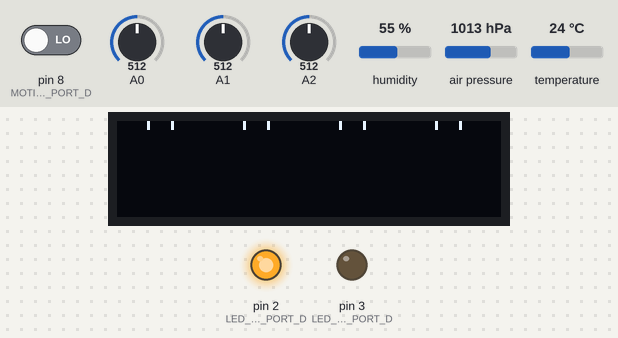
Bench run of a program on a simulated Arduino Uno, built with avr-gcc and run on an emulated ATmega328P. Shown: 128×32 one-colour display, output pins drawn as LEDs (lit = HIGH). The inputs (shaded band) are chosen by the test bench; at power-on: pin 8 (MOTION_PORT_D) LOW, A0 = 512, A1 = 512, A2 = 512, humidity 55 %, air pressure 1013 hPa, temperature 24 °C. The OLED's hardware scrolling is not drawn; pins used as bus, display or sensor lines are not drawn; what the program prints to the serial monitor is not drawn.

Above: at 25.01 s.
At 25.9 s:
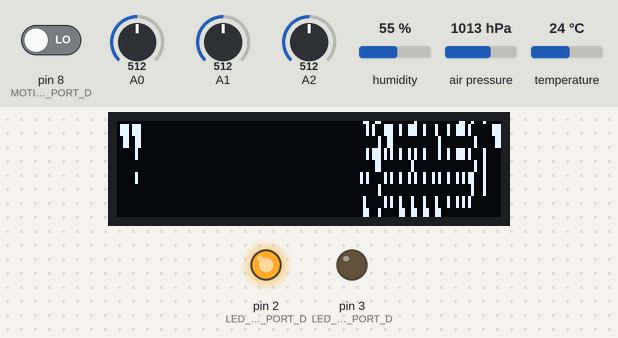
At 31.4 s:
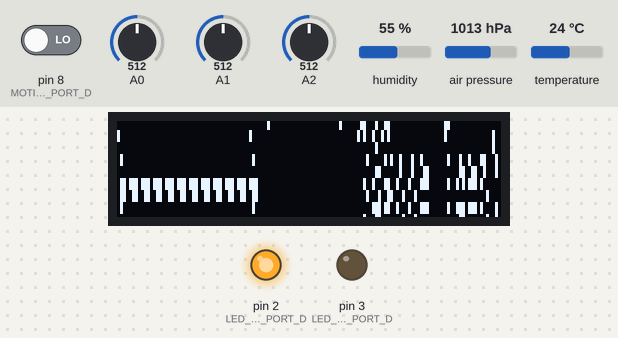
At 39.4 s:
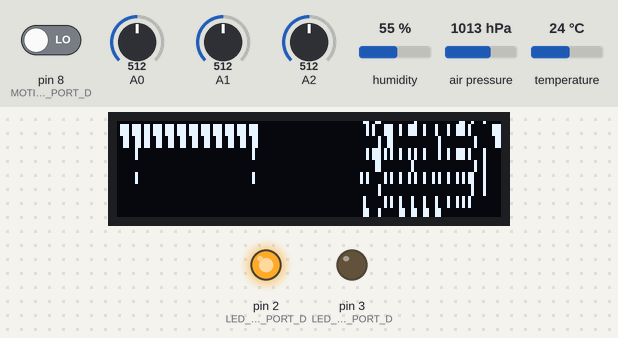

The program:

main.cpp
```cpp
/***
*
* Sensors:         ----------   Actuators:
* ´´´´´´´                       ´´´´´´´´´
* Air Quality (A0)  ----------   LED Colour (D2)
* High Temp   (A1)  ----------   LED White  (D3)
* Motion      (D8)  ----------   Buzzer     (D4)
* BME280      (I2C) ----------   LED_Bar    (D5)
* ...               ----------   OLED       (I2C)
***/

#include <Arduino.h>
#include <Wire.h>
#include "box_app.h"
#include "box_native.h"
#include "box_airqua.h"
#include "box_oled.h"
#include "box_hightemp.h"
#include "box_ledbar.h"
#include "box_bme.h"

// Structs
roombox_s my_roombox_s;
airquality_s my_airquality_s;
oled_s my_oled_s;
hightemp_s my_hightemp_s;
ledbar_s my_ledbar_s;
bme_s my_bme_s;

void setup(){
  Serial.begin(9600);
  Wire.begin();
  // Initialize the structs
  roombox_init(&my_roombox_s);
  my_hightemp_s.init();
  my_airquality_s.init();
  my_oled_s.init();
  my_ledbar_s.init();
  my_bme_s.init();
  // Set and Start - LED and Buzzer
  set_roombox_led_wht(&my_roombox_s, true);
  set_roombox_led_clr(&my_roombox_s, false);
  box_app_led_starter(&my_roombox_s);
  box_app_buzzer_starter(&my_roombox_s, 0);
  // Beep Beep = I am Alive!
  // box_app_buzzer_box_alive_sign();
}

void loop(){
  // Air Quality Actions
  my_oled_s.setTextXY(0,0);
  switch (my_airquality_s.slope()) {
      case 0:
        my_oled_s.putString("Dangerous Air");
        set_roombox_air_qual_val(&my_roombox_s, 0);
        set_roombox_buzzer_status(&my_roombox_s, true);
        box_app_buzzer_starter(&my_roombox_s, 200);
        my_ledbar_s.setBits(0b000000000000001);
        break;
      case 1:
        my_oled_s.putString("Smokey Air");
        set_roombox_air_qual_val(&my_roombox_s, 1);
        set_roombox_buzzer_status(&my_roombox_s, true);
        box_app_buzzer_starter(&my_roombox_s, 100);
        my_ledbar_s.setBits(0b000000000001111);
        break;
      case 2:
        my_oled_s.putString("Dirty Air");
        set_roombox_air_qual_val(&my_roombox_s, 2);
        set_roombox_buzzer_status(&my_roombox_s, true);
        box_app_buzzer_starter(&my_roombox_s, 50);
        my_ledbar_s.setBits(0b000000000111110);
        break;
      case 3:
        my_oled_s.putString("Fresh Air :)");
        set_roombox_air_qual_val(&my_roombox_s, 3);
        set_roombox_buzzer_status(&my_roombox_s, false);
        box_app_buzzer_starter(&my_roombox_s, 0);
        my_ledbar_s.setBits(0b000111111111100);
        break;
    }
    my_oled_s.setTextXY(1,0);
    my_oled_s.putString("+----------+");
    // High Temperature Actions
  // Motion Sensor Actions
  my_oled_s.setTextXY(2,0);
    if(box_app_motion_sensor()){
      my_oled_s.putString("Someone's In");
      set_roombox_led_clr(&my_roombox_s, true);
      box_app_led_starter(&my_roombox_s);
    }
    else {
      my_oled_s.putString("Empty Room..");
      set_roombox_led_clr(&my_roombox_s, false);
      box_app_led_starter(&my_roombox_s);
    }
    my_oled_s.setTextXY(3,0);
    my_oled_s.putString("+----------+");
    // BME Actions
    my_oled_s.setTextXY(4,0);
    my_oled_s.putString("Room Temp:");
    my_oled_s.setTextXY(4,10);
    my_oled_s.putNumber(my_bme_s.getTemperature());
    my_oled_s.setTextXY(5,0);
    my_oled_s.putString("Room Pres:");
    my_oled_s.setTextXY(5,10);
    my_oled_s.putNumber(my_bme_s.getPressure());
    my_oled_s.setTextXY(6,0);
    my_oled_s.putString("Room Humd:");
    my_oled_s.setTextXY(6,10);
    my_oled_s.putNumber(my_bme_s.getHumidity());
    my_oled_s.setTextXY(7,0);
    my_oled_s.putString("+----------+");
    // High Temperature Actions
    set_roombox_hightemp_val(&my_roombox_s, my_hightemp_s.getThmc());
    my_oled_s.setTextXY(8,0);
    my_oled_s.putString("High Tmp:");
    my_oled_s.setTextXY(8,10);
    my_oled_s.putNumber(get_roombox_hightemp_val(&my_roombox_s));
}

// Interrupt Vector
ISR(TIMER1_OVF_vect)
{
	if(my_airquality_s.counter==61)//set 2 seconds as a detected duty
	{
			my_airquality_s.last_vol=my_airquality_s.first_vol;
			my_airquality_s.first_vol=analogRead(A0);
			my_airquality_s.counter=0;
			my_airquality_s.timer_index=1;
			PORTB=PORTB^0x20;
	}
	else { my_airquality_s.counter++; }
}
```

box_airqua.cpp
```cpp
#include <Arduino.h>
#include <box_app.h>
#include <box_native.h>
#include <box_airqua.h>

#define AIR_QUAL_PORT_A 0

// Air Quality Sensor
void airquality_s::avgVoltage()
{
	if(i==150)//sum 5 minutes
	{
		vol_standard=temp/150;
		temp=0;
		//Serial.print("Vol_standard in 5 minutes:");
		//Serial.println(vol_standard);
		i=0;
	}
    else
	{
		temp+=first_vol;
		i++;
	}
}
void airquality_s::init()
{
    _pin=AIR_QUAL_PORT_A;
    pinMode(_pin, INPUT);
    unsigned char i=0;
    delay(3000);
    Serial.println("Air Quality Sensor is starting...");
    delay(20000);//200000
    init_voltage=analogRead(_pin);

    //Serial.println("The init voltage is ...");
    //Serial.println(init_voltage);
    while(init_voltage)
    {
        if(init_voltage<798 && init_voltage>10)// the init voltage is ok
        {
            first_vol=analogRead(A0);//initialize first value
            last_vol=first_vol;
            vol_standard=last_vol;
            //Serial.println("Sensor ready.");
            error=false;;
            break;
        }
        else if(init_voltage>798||init_voltage<=10)
        {
            i++;
            //Serial.println("waitting sensor init..(it takes 60 seconds to init)");
            delay(60000);//60000
            init_voltage=analogRead(A0);
            if(i==5)
            {
                i=0;
                error=true;
                Serial.println("Sensor Error!");
            }
          }
        else
        break;
    }
    //init the timer
    TCCR1A=0;//normal model
    TCCR1B=0x02;//set clock as 8*(1/16M)
    TIMSK1=0x01;//enable overflow interrupt
    //Serial.println("Test begin...");
    sei();
}
int airquality_s::slope(void)
{
  while(timer_index)
	{
    	if(first_vol-last_vol>400||first_vol>700)
        {
            Serial.println("Highest pollution!");
            timer_index=0;
            avgVoltage();
            return 0;
        }
    	else if((first_vol-last_vol>400&&first_vol<700)||first_vol-vol_standard>150)
        {
            Serial.print("Air Quality:");
            Serial.print(first_vol);
            Serial.println("\t High pollution!");
            timer_index=0;
            avgVoltage();
            return 1;
        }
    	else if((first_vol-last_vol>200&&first_vol<700)||first_vol-vol_standard>50)
        {
          Serial.print("Air Quality:");
            Serial.print(first_vol);
            Serial.println("\t Low pollution.");
            timer_index=0;
            avgVoltage();
            return 2;
        }
    	else
        {
            avgVoltage();
            Serial.print("Air Quality:");
            Serial.print(first_vol);
            Serial.println("\t Air fresh.");
            timer_index=0;
            return 3;
        }
	}
    return -1;
}
```

box_airqua.h
```cpp
#ifndef BOX_AIRQUA__H
#define BOX_AIRQUA__H

#include <box_native.h>

typedef struct airquality_s
{
public:
    int i ;
    long vol_standard;
    int init_voltage;
    int first_vol;
    int last_vol;
    int temp;
    int counter;
    bool timer_index;
    bool error;
    void init();
    int slope(void);
private:
    int _pin;
    void avgVoltage(void);
} airquality_s;

#endif
```

box_app.cpp
```cpp
#include <Arduino.h>
#include <box_app.h>
#include <box_native.h>

#define AIR_QUAL_PORT_A 0
#define LED_WHT_PORT_D 2
#define LED_CLR_PORT_D 3
#define BUZZER_PORT_D 4
#define MOTION_PORT_D 8


// LEDs
void box_app_led_starter(roombox_s *obj){
  pinMode(LED_WHT_PORT_D, OUTPUT);
  pinMode(LED_CLR_PORT_D, OUTPUT);
  digitalWrite(LED_WHT_PORT_D, get_roombox_led_wht(obj));
  digitalWrite(LED_CLR_PORT_D, get_roombox_led_clr(obj));
}

// Buzzer
void box_app_buzzer_box_alive_sign(){
  pinMode(BUZZER_PORT_D, OUTPUT);

    for(int i = 0; i<2; i++){
        digitalWrite(BUZZER_PORT_D, HIGH);
        delay(100);
        digitalWrite(BUZZER_PORT_D, LOW);
        delay(100);
        }
}

void box_app_buzzer_starter(roombox_s *obj, int i){
  if ( i==0 ){
    digitalWrite(BUZZER_PORT_D, LOW);
  }
      else {
        pinMode(BUZZER_PORT_D, OUTPUT);
        digitalWrite(BUZZER_PORT_D, get_roombox_buzzer_status(obj));
        delay(i);
        digitalWrite(BUZZER_PORT_D, !get_roombox_buzzer_status(obj));
        delay(1000);
        }
}

bool box_app_motion_sensor()
{
    if ( digitalRead(MOTION_PORT_D) )
    {
        return true;
    }
    else
    {
        return false;
    }
}
```

box_app.h
```cpp
#ifndef BOX_LED_H
#define BOX_LED_H

#include <box_native.h>

void box_app_led_starter(roombox_s *obj);

void box_app_buzzer_starter(roombox_s *obj, int i);

void box_app_buzzer_box_alive_sign();

bool box_app_motion_sensor();

#endif
```

box_bme.cpp
```cpp
#include "box_bme.h"

bool bme_s::init(void)
{
  Wire.begin();

  if(BME280Read8(BME280_REG_CHIPID) != 0x60)
    return false;

  dig_T1 = BME280Read16LE(BME280_REG_DIG_T1);
  dig_T2 = BME280ReadS16LE(BME280_REG_DIG_T2);
  dig_T3 = BME280ReadS16LE(BME280_REG_DIG_T3);

  dig_P1 = BME280Read16LE(BME280_REG_DIG_P1);
  dig_P2 = BME280ReadS16LE(BME280_REG_DIG_P2);
  dig_P3 = BME280ReadS16LE(BME280_REG_DIG_P3);
  dig_P4 = BME280ReadS16LE(BME280_REG_DIG_P4);
  dig_P5 = BME280ReadS16LE(BME280_REG_DIG_P5);
  dig_P6 = BME280ReadS16LE(BME280_REG_DIG_P6);
  dig_P7 = BME280ReadS16LE(BME280_REG_DIG_P7);
  dig_P8 = BME280ReadS16LE(BME280_REG_DIG_P8);
  dig_P9 = BME280ReadS16LE(BME280_REG_DIG_P9);

  dig_H1 = BME280Read8(BME280_REG_DIG_H1);
  dig_H2 = BME280Read16LE(BME280_REG_DIG_H2);
  dig_H3 = BME280Read8(BME280_REG_DIG_H3);
  dig_H4 = (BME280Read8(BME280_REG_DIG_H4) << 4) | (0x0F & BME280Read8(BME280_REG_DIG_H4 + 1));
  dig_H5 = (BME280Read8(BME280_REG_DIG_H5 + 1) << 4) | (0x0F & BME280Read8(BME280_REG_DIG_H5) >> 4);
  dig_H6 = (int8_t)BME280Read8(BME280_REG_DIG_H6);

  writeRegister(BME280_REG_CONTROLHUMID, 0x05);  //Choose 16X oversampling
  writeRegister(BME280_REG_CONTROL, 0xB7);  //Choose 16X oversampling

  return true;
}

float bme_s::getTemperature(void)
{
  int32_t var1, var2;

  int32_t adc_T = BME280Read24(BME280_REG_TEMPDATA);
  adc_T >>= 4;
  var1 = (((adc_T >> 3) - ((int32_t)(dig_T1 << 1))) *
    ((int32_t)dig_T2)) >> 11;

  var2 = (((((adc_T >> 4) - ((int32_t)dig_T1)) *
    ((adc_T >> 4) - ((int32_t)dig_T1))) >> 12) *
    ((int32_t)dig_T3)) >> 14;

  t_fine = var1 + var2;
  float T = (t_fine * 5 + 128) >> 8;
  return T/100;
}

uint32_t bme_s::getPressure(void)
{
  int64_t var1, var2, p;

  // Call getTemperature to get t_fine
  getTemperature();

  int32_t adc_P = BME280Read24(BME280_REG_PRESSUREDATA);
  adc_P >>= 4;

  var1 = ((int64_t)t_fine) - 128000;
  var2 = var1 * var1 * (int64_t)dig_P6;
  var2 = var2 + ((var1*(int64_t)dig_P5)<<17);
  var2 = var2 + (((int64_t)dig_P4)<<35);
  var1 = ((var1 * var1 * (int64_t)dig_P3)>>8) + ((var1 * (int64_t)dig_P2)<<12);
  var1 = (((((int64_t)1)<<47)+var1))*((int64_t)dig_P1)>>33;
  if (var1 == 0)
  {
  return 0; // avoid exception caused by division by zero
  }
  p = 1048576-adc_P;
  p = (((p<<31)-var2)*3125)/var1;
  var1 = (((int64_t)dig_P9) * (p>>13) * (p>>13)) >> 25;
  var2 = (((int64_t)dig_P8) * p) >> 19;
  p = ((p + var1 + var2) >> 8) + (((int64_t)dig_P7)<<4);
  return (uint32_t)p/256;
}

uint32_t bme_s::getHumidity(void)
{
  int32_t v_x1_u32r, adc_H;

  // Call getTemperature to get t_fine
  getTemperature();

  adc_H = BME280Read16(BME280_REG_HUMIDITYDATA);

  v_x1_u32r = (t_fine - ((int32_t)76800));
  v_x1_u32r = (((((adc_H << 14) - (((int32_t)dig_H4) << 20) - (((int32_t)dig_H5) * v_x1_u32r)) + ((int32_t)16384)) >> 15) * (((((((v_x1_u32r * ((int32_t)dig_H6)) >> 10) * (((v_x1_u32r * ((int32_t)dig_H3)) >> 11) + ((int32_t)32768))) >> 10) + ((int32_t)2097152)) * ((int32_t)dig_H2) + 8192) >> 14));
  v_x1_u32r = (v_x1_u32r - (((((v_x1_u32r >> 15) * (v_x1_u32r >> 15)) >> 7) * ((int32_t)dig_H1)) >> 4));
  v_x1_u32r = (v_x1_u32r < 0 ? 0 : v_x1_u32r);
  v_x1_u32r = (v_x1_u32r > 419430400 ? 419430400 : v_x1_u32r);
  return (uint32_t)(v_x1_u32r>>12)/1024.0;
}

float bme_s::calcAltitude(float pressure)
{
  float A = pressure/101325;
  float B = 1/5.25588;
  float C = pow(A,B);
  C = 1.0 - C;
  C = C /0.0000225577;
  return C;
}

uint8_t bme_s::BME280Read8(uint8_t reg)
{
  Wire.beginTransmission(BME280_ADDRESS);
  Wire.write(reg);
  Wire.endTransmission();

  Wire.requestFrom(BME280_ADDRESS, 1);
  while(!Wire.available());
  return Wire.read();
}

uint16_t bme_s::BME280Read16(uint8_t reg)
{
  uint8_t msb, lsb;

  Wire.beginTransmission(BME280_ADDRESS);
  Wire.write(reg);
  Wire.endTransmission();

  Wire.requestFrom(BME280_ADDRESS, 2);
  while(Wire.available()<2);
  msb = Wire.read();
  lsb = Wire.read();

  return (uint16_t) msb<<8 | lsb;
}

uint16_t bme_s::BME280Read16LE(uint8_t reg)
{
  uint16_t data = BME280Read16(reg);
  return (data >> 8) | (data << 8);
}

int16_t bme_s::BME280ReadS16(uint8_t reg)
{
  return (int16_t)BME280Read16(reg);
}

int16_t bme_s::BME280ReadS16LE(uint8_t reg)
{
  return (int16_t)BME280Read16LE(reg);
}

uint32_t bme_s::BME280Read24(uint8_t reg)
{
  uint32_t data;

  Wire.beginTransmission(BME280_ADDRESS);
  Wire.write(reg);
  Wire.endTransmission();

  Wire.requestFrom(BME280_ADDRESS, 3);
  while(Wire.available()<3);
  data = Wire.read();
  data <<= 8;
  data |= Wire.read();
  data <<= 8;
  data |= Wire.read();

  return data;
}

void bme_s::writeRegister(uint8_t reg, uint8_t val)
{
  Wire.beginTransmission(BME280_ADDRESS); // start transmission to device
  Wire.write(reg);       // send register address
  Wire.write(val);         // send value to write
  Wire.endTransmission();     // end transmission
}
```

box_bme.h
```cpp
#ifndef _BOX_BME_H_
#define _BOX_BME_H_

#include <Arduino.h>
#include <Wire.h>

#define BME280_ADDRESS   0x76

#define BME280_REG_DIG_T1    0x88
#define BME280_REG_DIG_T2    0x8A
#define BME280_REG_DIG_T3    0x8C

#define BME280_REG_DIG_P1    0x8E
#define BME280_REG_DIG_P2    0x90
#define BME280_REG_DIG_P3    0x92
#define BME280_REG_DIG_P4    0x94
#define BME280_REG_DIG_P5    0x96
#define BME280_REG_DIG_P6    0x98
#define BME280_REG_DIG_P7    0x9A
#define BME280_REG_DIG_P8    0x9C
#define BME280_REG_DIG_P9    0x9E

#define BME280_REG_DIG_H1    0xA1
#define BME280_REG_DIG_H2    0xE1
#define BME280_REG_DIG_H3    0xE3
#define BME280_REG_DIG_H4    0xE4
#define BME280_REG_DIG_H5    0xE5
#define BME280_REG_DIG_H6    0xE7

#define BME280_REG_CHIPID          0xD0
#define BME280_REG_VERSION         0xD1
#define BME280_REG_SOFTRESET       0xE0

#define BME280_REG_CAL26           0xE1

#define BME280_REG_CONTROLHUMID    0xF2
#define BME280_REG_CONTROL         0xF4
#define BME280_REG_CONFIG          0xF5
#define BME280_REG_PRESSUREDATA    0xF7
#define BME280_REG_TEMPDATA        0xFA
#define BME280_REG_HUMIDITYDATA    0xFD


typedef struct bme_s
{
public:
  bool init(void);
  float getTemperature(void);
  uint32_t getPressure(void);
  uint32_t getHumidity(void);
  float calcAltitude(float pressure);
private:
  // Calibratino data
  uint16_t dig_T1;
  int16_t dig_T2;
  int16_t dig_T3;

  uint16_t dig_P1;
  int16_t dig_P2;
  int16_t dig_P3;
  int16_t dig_P4;
  int16_t dig_P5;
  int16_t dig_P6;
  int16_t dig_P7;
  int16_t dig_P8;
  int16_t dig_P9;

  uint8_t dig_H1;
  int16_t dig_H2;
  uint8_t dig_H3;
  int16_t dig_H4;
  int16_t dig_H5;
  int8_t  dig_H6;

  int32_t t_fine;

  uint8_t BME280Read8(uint8_t reg);
  uint16_t BME280Read16(uint8_t reg);
  uint16_t BME280Read16LE(uint8_t reg);
  int16_t BME280ReadS16(uint8_t reg);
  int16_t BME280ReadS16LE(uint8_t reg);
  uint32_t BME280Read24(uint8_t reg);
  void writeRegister(uint8_t reg, uint8_t val);
} bme_s;

#endif
```

box_hightemp.cpp
```cpp
#include <Arduino.h>
#include "box_hightemp.h"

const float VOL_OFFSET = 350;                       // offset voltage, mv
const float AMP_AV     = 54.16;                     // Av of amplifier

#define  HIGH_TEMP_PORT_A2 1
#define  HIGH_TEMP_PORT_A1 2

const float Var_VtoT_K[3][10] =
{
    {0, 2.5173462e1, -1.1662878, -1.0833638, -8.9773540/1e1, -3.7342377/1e1,
    -8.6632643/1e2, -1.0450598/1e2, -5.1920577/1e4},
    {0, 2.508355e1, 7.860106/1e2, -2.503131/1e1, 8.315270/1e2,
    -1.228034/1e2, 9.804036/1e4, -4.413030/1e5, 1.057734/1e6, -1.052755/1e8},
    {-1.318058e2, 4.830222e1, -1.646031, 5.464731/1e2, -9.650715/1e4,
    8.802193/1e6, -3.110810/1e8}
};

//    HIGH_TEMP_PORT_A1 = _pinTmp;
//    HIGH_TEMP_PORT_A2    = _HIGH_TEMP_PORT_A2;


void hightemp_s::init()
{

    tempRoom   = getRoomTmp();

    Serial.print("tempRoom = ");
    Serial.println(tempRoom);

    delay(10);
    Serial.print("HIGH_TEMP_PORT_A1 = ");Serial.println(HIGH_TEMP_PORT_A1);

    delay(10);
    Serial.print("HIGH_TEMP_PORT_A2 = ");Serial.println(HIGH_TEMP_PORT_A2);
}

float hightemp_s::getThmc()
{
    float vol  = getThmcVol();

    tempThmc = K_VtoT(vol) + tempRoom;

    return tempThmc;
}


int hightemp_s::getAnalog(int pin)
{
    long sum = 0;

    for(int i=0; i<32; i++)
    {
        sum += analogRead(pin);
    }

    return ((sum>>5));                                              // 3.3V supply
}


float hightemp_s::getRoomTmp()
{
    int a = getAnalog(HIGH_TEMP_PORT_A1)*50/33;                                // 3.3V supply
    float resistance=(float)(1023-a)*10000/a;                           // get the resistance of the sensor;
    float temperature=1/(log(resistance/10000)/3975+1/298.15)-273.15;   // convert to temperature via datasheet ;


    Serial.print("a = ");Serial.println(a);
    Serial.print("resistance = ");Serial.println(resistance);
   // Serial.print("temperature = ");Serial.println(temperature);

    tempRoom = temperature;
    return temperature;
}


float hightemp_s::getThmcVol()                                             // get voltage of thmc in mV
{
    float vout = (float)getAnalog(HIGH_TEMP_PORT_A2)/1023.0*5.0*1000;
    float vin  = (vout - VOL_OFFSET)/AMP_AV;
    return (vin);
}


float hightemp_s::K_VtoT(float mV)
{
    int i = 0;
    float value = 0;

    if(mV >= -6.478 && mV < 0)
    {
        value = Var_VtoT_K[0][8];

        for(i = 8; i >0; i--)
        value = mV * value + Var_VtoT_K[0][i-1];
    }
    else if(mV >= 0 && mV < 20.644)
    {
        value = Var_VtoT_K[1][9];

        for(i = 9; i >0; i--)
        {
            value = mV * value + Var_VtoT_K[1][i-1];
        }
    }
    else if(mV >= 20.644 && mV <= 54.900)
    {
        value = Var_VtoT_K[2][6];

        for(i = 6; i >0; i--)
        value = mV * value + Var_VtoT_K[2][i-1];
    }

    return value;
}
```

Source omitted: box_hightemp.h (668 bytes), box_ledbar.cpp (3388 bytes), box_ledbar.h (1306 bytes), box_native.cpp (1072 bytes), box_native.h (938 bytes), box_oled.cpp (12988 bytes), box_oled.h (2918 bytes)

Measured:
- what the display in image 0 shows lasts 0.5 s, from 24.8 s to 25.3 s
- what the display in image 1 shows lasts 0.6 s, from 25.9 s to 26.5 s
- what the display in image 2 shows lasts 0.7 s, from 31.3 s to 32.0 s
